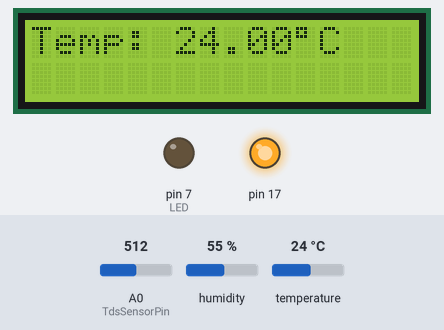
Simulated run of this sketch. Board: Arduino Leonardo, built with avr-gcc and run on an emulated ATmega32U4. Parts: 16×2 character LCD, output pins drawn as LEDs (lit = HIGH). The test bench sets the inputs (shaded band); at power-on: A0 (TdsSensorPin) = 512, humidity 55 %, temperature 24 °C. The local clock reads 2024-03-15 10:24:30 at power-on unless the sketch sets it; storage starts empty; what the sketch prints to the serial monitor is not drawn.

Above: at 2.7 s.
2.8 s: A0 (TdsSensorPin) set to 0
At 6.2 s:
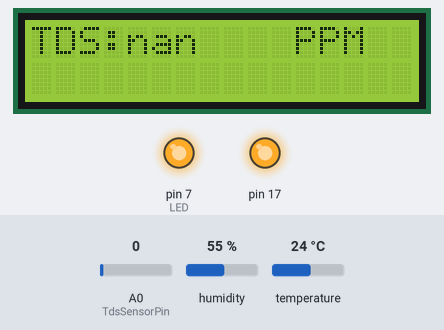
12.9 s: A0 (TdsSensorPin) set to 18
At 24.4 s:
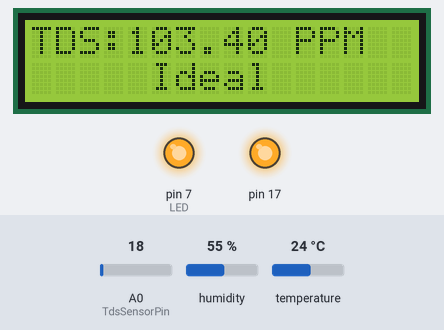
24.7 s: A0 (TdsSensorPin) set to 60
At 30.5 s:
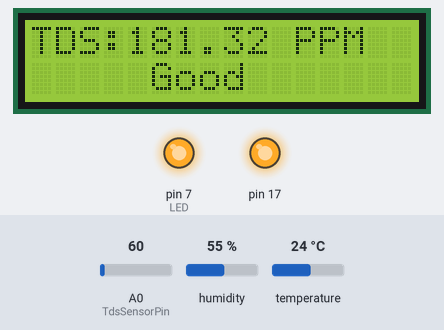
36.5 s: A0 (TdsSensorPin) set to 122
At 42.2 s:
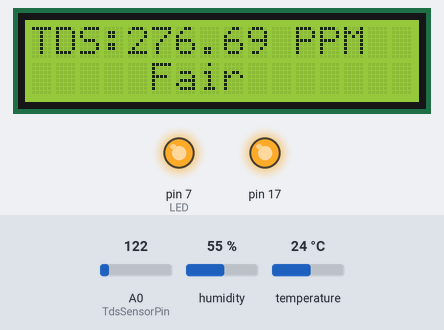
48.3 s: A0 (TdsSensorPin) set to 260
At 53.9 s:
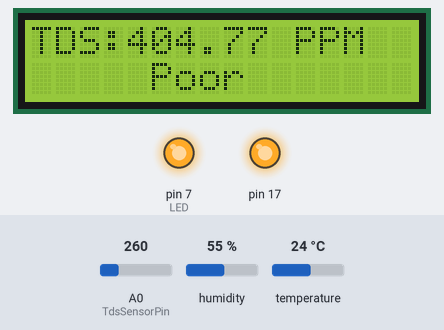
Timing chart, 0 to 61.2 s (numbered marks = the images above; inputs shaded):
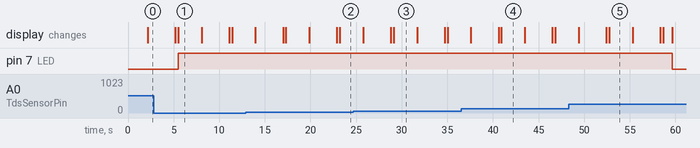

The sketch:

TDS_Cryptappz_V1.1.ino
```cpp
#include <SPI.h> //for the SD card module
#include <SD.h> // for the SD card
#include <dht.h> // for the DHT sensor
#include <RTClib.h> // for the RTC
#include <LiquidCrystal_I2C.h>
LiquidCrystal_I2C lcd(0x27, 16, 2);
#include "GravityTDS.h"
#define TdsSensorPin A0
int ADC_value;
unsigned long int avgval_ADC;
int buffer_tds[10], temp1;
float TDS = 0;
dht DHT;
float t;
float a[10], avg = 0.0, sum = 0.0;
int i, count = 0;

#define DHT11_PIN 6
#define LED 7
//define DHT pin
//#define DHTPIN 2     // what pin we're connected to

// uncomment whatever type you're using
//#define DHTTYPE DHT11   // DHT 11
//#define DHTTYPE DHT22   // DHT 22  (AM2302)
//#define DHTTYPE DHT21   // DHT 21 (AM2301)

// initialize DHT sensor for normal 16mhz Arduino
//DHT dht(DHTPIN, DHTTYPE);

// change this to match your SD shield or module;
// Arduino Ethernet shield and modules: pin 4
// Data loggin SD shields and modules: pin 10
// Sparkfun SD shield: pin 8
const int chipSelect = 4;

// Create a file to store the data
File myFile;

// RTC
RTC_DS1307 rtc;

void setup() {
  //initializing the DHT sensor
  //dht.begin();

  //initializing Serial monitor
  Serial.begin(9600);
  SPI.begin();
  pinMode(TdsSensorPin, INPUT);
  pinMode (LED, OUTPUT);
  //pinMode(10, OUTPUT);
  //digitalWrite(10, HIGH);
  lcd.init();
  lcd.backlight();
  lcd.setCursor(4, 0);
  lcd.print("Welcome to");
  lcd.setCursor(4, 1);
  lcd.print("Saraha");
  delay(1000);
  // setup for the RTC
  while (!Serial); // for Leonardo/Micro/Zero
  if (! rtc.begin()) {
    Serial.println("Couldn't find RTC");
    while (1);
  }
  else {
    // following line sets the RTC to the date & time this sketch was compiled
    rtc.adjust(DateTime(F(__DATE__), F(__TIME__)));
  }
  if (! rtc.isrunning()) {
    Serial.println("RTC is NOT running!");
  }

  // setup for the SD card
  Serial.print("Initializing SD card...");

  if (!SD.begin(chipSelect)) {
    Serial.println("initialization failed!");
    return;
  }
  Serial.println("initialization done.");

  //open file
  myFile = SD.open("DATA.txt", FILE_WRITE);

  // if the file opened ok, write to it:
  if (myFile) {
    Serial.println("File opened ok");
    // print the headings for our data
    myFile.println("Date,Time,Temp (°C),TDS (PPM),Avg of TDS");

    myFile.close();
  }
}

void loggingTime() {
  DateTime now = rtc.now();
  myFile = SD.open("DATA.txt", FILE_WRITE);
  if (myFile) {
    myFile.print(now.year(), DEC);
    myFile.print('/');
    myFile.print(now.month(), DEC);
    myFile.print('/');
    myFile.print(now.day(), DEC);
    myFile.print(',');
    myFile.print(now.hour(), DEC);
    myFile.print(':');
    myFile.print(now.minute(), DEC);
    myFile.print(':');
    myFile.print(now.second(), DEC);
    myFile.print(",");
  }
  Serial.print(now.year(), DEC);
  Serial.print('/');
  Serial.print(now.month(), DEC);
  Serial.print('/');
  Serial.println(now.day(), DEC);
  Serial.print(now.hour(), DEC);
  Serial.print(':');
  Serial.print(now.minute(), DEC);
  Serial.print(':');
  Serial.println(now.second(), DEC);
  myFile.close();
  delay(1000);
}
void loggingTemp() {
  lcd.clear();
  int chk = DHT.read11(DHT11_PIN);
  lcd.setCursor(0, 0);
  lcd.print("Temp: ");
  lcd.print(DHT.temperature);
  t = DHT.temperature;
  lcd.setCursor(11, 0);
  lcd.print((char)223);
  lcd.setCursor(12, 0);
  lcd.print("C");
  delay(3000);

  //debugging temperature
  Serial.print("Temperature = ");
  Serial.println(DHT.temperature);
  Serial.println("°C");
  myFile = SD.open("DATA.txt", FILE_WRITE);
  if (myFile) {
    //Serial.println("open with success");
    myFile.print(t);
    myFile.println(",");
  }
  myFile.close();
}
void loggingTDS() {
  lcd.clear();
  for (int i = 0; i < 10; i++)
  {
    buffer_tds[i] = analogRead(TdsSensorPin);
    delay(30);
  }

  for (int i = 0; i < 9; i++)
  {
    for (int j = i + 1; j < 10; j++)
    {
      if (buffer_tds[i] > buffer_tds[j])
      {
        temp1 = buffer_tds[i];
        buffer_tds[i] = buffer_tds[j];
        buffer_tds[j] = temp1;
      }
    }
  }

  avgval_ADC = 0;
  for (int i = 2; i < 8; i++)
    avgval_ADC += buffer_tds[i];

  float voltage_value = (float)avgval_ADC * 5.0 / 1024.0/6;
  float TDS = (133.42 / voltage_value * voltage_value - 255.86 * voltage_value * voltage_value + 857.39 * voltage_value) * 0.5;
  lcd.setCursor(0, 0);
  lcd.print("TDS:");
  lcd.setCursor(4, 0);
  lcd.print(TDS);
  lcd.setCursor(11, 0);
  lcd.print("PPM");
  digitalWrite(LED,HIGH);
  a[i] = TDS;
  //      Serial.println("***********");
  //      Serial.print(TDS);
       sum=sum+TDS;
  //      Serial.println("**********");
  //      Serial.print(sum);

  //      Serial.print("Values of TDS: ");
  //      Serial.println(a[i]);

  if (TDS < 50)
  {
    lcd.setCursor(5, 1);
    lcd.print("LQ");  // LQ = Low Quality
  }
  if (TDS >= 50 && TDS <= 150)
  {
    lcd.setCursor(5, 1);
    lcd.print("Ideal");
  }
  if (TDS >= 150 && TDS <= 250)
  {
    lcd.setCursor(5, 1);
    lcd.print("Good");
  }
  if (TDS >= 250 && TDS <= 300)
  {
    lcd.setCursor(5, 1);
    lcd.print("Fair");
  }
  if (TDS >= 300 && TDS <= 500)
  {
    lcd.setCursor(5, 1);
    lcd.print("Poor");
  }
  if (TDS >= 1200)
  {
    lcd.setCursor(5, 1);
    lcd.print("Unsafe");
  }
  delay(1000);
  count++;
  Serial.print("count:");
  Serial.println(count);
   avg = sum / count;
  //debugging purposes

  Serial.print("TDS: ");
  Serial.print(TDS);
  Serial.println(" PPM");
  //Serial.print(f);
  //Serial.println(" *F\t");

  myFile = SD.open("DATA.txt", FILE_WRITE);
  if (myFile) {
    Serial.println("open with success");
    myFile.print(TDS);
    myFile.print(",");
    myFile.print(avg);
    myFile.println(",");
  }
  myFile.close();


  if (count == 10)
  {
    lcd.clear();
    digitalWrite(LED,LOW);
    lcd.setCursor(0, 0);
    lcd.print("Avg of TDS:");
    lcd.setCursor(0, 1);
    lcd.print(avg);
    lcd.setCursor(8, 1);
    lcd.print("PPM");
    delay(3000);
    lcd.clear();
    lcd.setCursor(0, 0);
    lcd.print("Remove Probe");
    lcd.setCursor(0, 1);
    lcd.print("Check TDS again");
    delay(30000);
  }
  if (count == 20)
  {
    lcd.clear();
    digitalWrite(LED,LOW);
    lcd.setCursor(0, 0);
    lcd.print("Avg of TDS:");
    lcd.setCursor(0, 1);
    lcd.print(avg);
    lcd.setCursor(8, 1);
    lcd.print("PPM");
    delay(3000);
    lcd.clear();
    lcd.setCursor(0, 0);
    lcd.print("Insert next");
    lcd.setCursor(0, 1);
    lcd.print("sensor");
    delay(5000);
    count = 0;
    avg = 0;
    sum = 0;
  }
  Serial.print("Avg of TDS: ");
  Serial.println(avg);
}
void loop() {
  loggingTime();
  loggingTemp();
  loggingTDS();
  delay(500);
}
```

Measured:
- after the input at 2.8 s, the display: first differs from a run without the input after 2.7 s (image 1)
- after the input at 12.9 s, the display: first differs from a run without the input after 4.4 s (image 2)
- after the input at 24.7 s, the display: first differs from a run without the input after 4.4 s (image 3)
- after the input at 36.5 s, the display: first differs from a run without the input after 4.4 s (image 4)
- after the input at 48.3 s, the display: first differs from a run without the input after 4.4 s (image 5)
- what the display in image 1 shows lasts 2.6 s, from 5.5 s to 8.1 s
